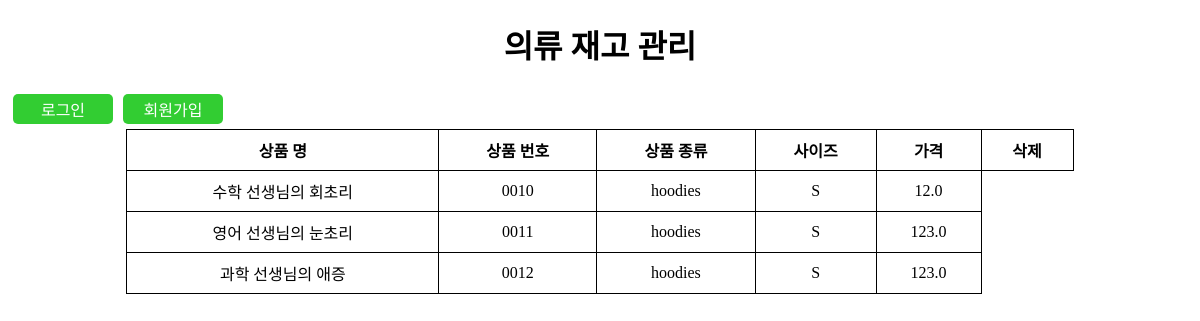
The page / on the database its author committed.
### base/models.py (models this page shows)
class Product(models.Model):
    class Meta:
        db_table = "product"
    author = models.ForeignKey(UserModel, on_delete=models.CASCADE)
    code = models.CharField(max_length=5)
    name = models.CharField(max_length=20)
    type = models.CharField(max_length=200)
    price = models.FloatField(null=True, default=0)
    sizes = (
        ('S', 'Small'),
        ('M', 'Medium'),
        ('L', 'Large'),
        ('F', 'Free'),
    )
    size = models.CharField(choices=sizes, max_length=1)

### base/views.py (the view)
# urls.py: path('',include('base.urls')), # base app url 연결
def base(request):
    products = Product.objects.all()
    return render(request, 'base.html',{'products':products})

### templates/base.html (shortened to what this page needs)
<!DOCTYPE html>
<html>
<head>
</head>
<body>
<div style="text-align: center">
    <h1>의류 재고 관리</h1>
</div>
<div style="display: flex">
    {% if not user.is_authenticated %}
        <a href="/sign-in">
            <div class="btn">로그인</div>
        </a>
        <a href="/sign-up">
            <div class="btn">회원가입</div>
        </a>
    {% endif %}
</div>
<table>
    <thead>
    <tr>
        <th>상품 명</th>
        <th>상품 번호</th>
        <th>상품 종류</th>
        <th>사이즈</th>
        <th>가격</th>
        <th>삭제</th>
    </tr>
    </thead>
    <tbody>
    {% for product in products %}
        <tr>
            <td>{{ product.name }}</td>
            <td>{{ product.code }}</td>
            <td>{{ product.type }}</td>
            <td>{{ product.size }}</td>
            <td>{{ product.price }}</td>
        </tr>
    {% endfor %}
    </tbody>
</table>
</body>
</html>

### templates/base.html (style rules this page uses)
table { width: 80%; margin: 0 auto; border-collapse: collapse; }
th, td { border: 1px solid black; padding: 8px; text-align: center; }
.btn { background-color: limegreen; color: white; text-align: center; width: 100px; height: 30px; border-radius: 5px; margin: 5px; text-decoration: none; display: flex; align-items: center; justify-content: center; }
a { text-decoration: none; }

### rows shown on the page
Product: name "수학 선생님의 회초리", code "0010", type "hoodies", size "S", price "12.0"
Product: name "영어 선생님의 눈초리", code "0011", type "hoodies", size "S", price "123.0"
Product: name "과학 선생님의 애증", code "0012", type "hoodies", size "S", price "123.0"
